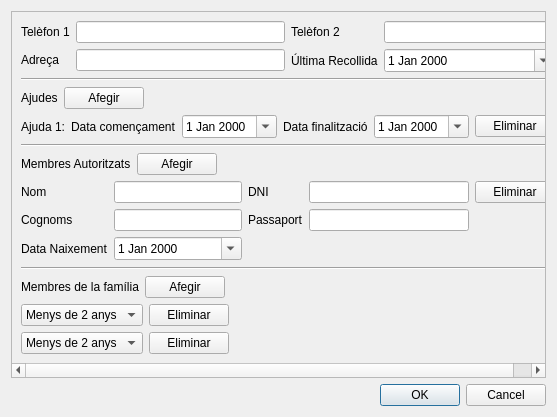
<?xml version="1.0" encoding="UTF-8"?>
<ui version="4.0">
 <class>Dialog</class>
 <widget class="QDialog" name="Dialog">
  <property name="geometry">
   <rect>
    <x>0</x>
    <y>0</y>
    <width>557</width>
    <height>417</height>
   </rect>
  </property>
  <property name="windowTitle">
   <string>Dialog</string>
  </property>
  <layout class="QVBoxLayout" name="verticalLayout_2">
   <item>
    <widget class="QScrollArea" name="scrollArea">
     <property name="widgetResizable">
      <bool>true</bool>
     </property>
     <widget class="QWidget" name="scrollAreaWidgetContents">
      <property name="geometry">
       <rect>
        <x>0</x>
        <y>0</y>
        <width>537</width>
        <height>368</height>
       </rect>
      </property>
      <layout class="QVBoxLayout" name="verticalLayout_5">
       <item>
        <layout class="QHBoxLayout" name="horizontalLayout_5">
         <item>
          <layout class="QFormLayout" name="formLayout_3">
           <item row="0" column="0">
            <widget class="QLabel" name="label_9">
             <property name="text">
              <string>Telèfon 1</string>
             </property>
            </widget>
           </item>
           <item row="0" column="1">
            <widget class="QLineEdit" name="lineEdit_7"/>
           </item>
           <item row="1" column="0">
            <widget class="QLabel" name="label_8">
             <property name="text">
              <string>Adreça</string>
             </property>
            </widget>
           </item>
           <item row="1" column="1">
            <widget class="QLineEdit" name="lineEdit_5"/>
           </item>
          </layout>
         </item>
         <item>
          <layout class="QFormLayout" name="formLayout_4">
           <item row="0" column="0">
            <widget class="QLabel" name="label_10">
             <property name="text">
              <string>Telèfon 2</string>
             </property>
            </widget>
           </item>
           <item row="0" column="1">
            <widget class="QLineEdit" name="lineEdit_6"/>
           </item>
           <item row="1" column="0">
            <widget class="QLabel" name="label_15">
             <property name="text">
              <string>Última Recollida</string>
             </property>
            </widget>
           </item>
           <item row="1" column="1">
            <widget class="QDateEdit" name="dateEdit_4">
             <property name="calendarPopup">
              <bool>true</bool>
             </property>
            </widget>
           </item>
          </layout>
         </item>
        </layout>
       </item>
       <item>
        <widget class="Line" name="line">
         <property name="orientation">
          <enum>Qt::Horizontal</enum>
         </property>
        </widget>
       </item>
       <item>
        <layout class="QHBoxLayout" name="horizontalLayout_9">
         <item>
          <widget class="QLabel" name="label_11">
           <property name="text">
            <string>Ajudes</string>
           </property>
          </widget>
         </item>
         <item>
          <widget class="QPushButton" name="pushButton_4">
           <property name="text">
            <string>Afegir</string>
           </property>
          </widget>
         </item>
         <item>
          <spacer name="horizontalSpacer_4">
           <property name="orientation">
            <enum>Qt::Horizontal</enum>
           </property>
           <property name="sizeHint" stdset="0">
            <size>
             <width>40</width>
             <height>20</height>
            </size>
           </property>
          </spacer>
         </item>
        </layout>
       </item>
       <item>
        <layout class="QHBoxLayout" name="horizontalLayout_10">
         <item>
          <widget class="QLabel" name="label_14">
           <property name="text">
            <string>Ajuda 1:</string>
           </property>
          </widget>
         </item>
         <item>
          <widget class="QLabel" name="label_12">
           <property name="text">
            <string>Data començament</string>
           </property>
          </widget>
         </item>
         <item>
          <widget class="QDateEdit" name="dateEdit_2">
           <property name="calendarPopup">
            <bool>true</bool>
           </property>
          </widget>
         </item>
         <item>
          <widget class="QLabel" name="label_13">
           <property name="text">
            <string>Data finalització</string>
           </property>
          </widget>
         </item>
         <item>
          <widget class="QDateEdit" name="dateEdit_3">
           <property name="calendarPopup">
            <bool>true</bool>
           </property>
          </widget>
         </item>
         <item>
          <widget class="QPushButton" name="pushButton_5">
           <property name="text">
            <string>Eliminar</string>
           </property>
          </widget>
         </item>
        </layout>
       </item>
       <item>
        <widget class="Line" name="line_2">
         <property name="orientation">
          <enum>Qt::Horizontal</enum>
         </property>
        </widget>
       </item>
       <item>
        <layout class="QHBoxLayout" name="horizontalLayout">
         <item>
          <widget class="QLabel" name="label">
           <property name="text">
            <string>Membres Autoritzats</string>
           </property>
          </widget>
         </item>
         <item>
          <widget class="QPushButton" name="pushButton">
           <property name="text">
            <string>Afegir</string>
           </property>
          </widget>
         </item>
         <item>
          <spacer name="horizontalSpacer">
           <property name="orientation">
            <enum>Qt::Horizontal</enum>
           </property>
           <property name="sizeHint" stdset="0">
            <size>
             <width>40</width>
             <height>20</height>
            </size>
           </property>
          </spacer>
         </item>
        </layout>
       </item>
       <item>
        <layout class="QHBoxLayout" name="horizontalLayout_2">
         <item>
          <layout class="QFormLayout" name="formLayout">
           <item row="0" column="0">
            <widget class="QLabel" name="label_2">
             <property name="text">
              <string>Nom</string>
             </property>
            </widget>
           </item>
           <item row="0" column="1">
            <widget class="QLineEdit" name="lineEdit"/>
           </item>
           <item row="1" column="0">
            <widget class="QLabel" name="label_3">
             <property name="text">
              <string>Cognoms</string>
             </property>
            </widget>
           </item>
           <item row="1" column="1">
            <widget class="QLineEdit" name="lineEdit_3"/>
           </item>
           <item row="2" column="0">
            <widget class="QLabel" name="label_6">
             <property name="text">
              <string>Data Naixement</string>
             </property>
            </widget>
           </item>
           <item row="2" column="1">
            <widget class="QDateEdit" name="dateEdit">
             <property name="calendarPopup">
              <bool>true</bool>
             </property>
            </widget>
           </item>
          </layout>
         </item>
         <item>
          <layout class="QFormLayout" name="formLayout_2">
           <item row="0" column="0">
            <widget class="QLabel" name="label_4">
             <property name="text">
              <string>DNI</string>
             </property>
            </widget>
           </item>
           <item row="0" column="1">
            <widget class="QLineEdit" name="lineEdit_2"/>
           </item>
           <item row="1" column="0">
            <widget class="QLabel" name="label_5">
             <property name="text">
              <string>Passaport</string>
             </property>
            </widget>
           </item>
           <item row="1" column="1">
            <widget class="QLineEdit" name="lineEdit_4"/>
           </item>
          </layout>
         </item>
         <item>
          <layout class="QVBoxLayout" name="verticalLayout_3">
           <item>
            <widget class="QPushButton" name="pushButton_3">
             <property name="text">
              <string>Eliminar</string>
             </property>
            </widget>
           </item>
           <item>
            <spacer name="verticalSpacer">
             <property name="orientation">
              <enum>Qt::Vertical</enum>
             </property>
             <property name="sizeHint" stdset="0">
              <size>
               <width>20</width>
               <height>40</height>
              </size>
             </property>
            </spacer>
           </item>
          </layout>
         </item>
        </layout>
       </item>
       <item>
        <widget class="Line" name="line_3">
         <property name="orientation">
          <enum>Qt::Horizontal</enum>
         </property>
        </widget>
       </item>
       <item>
        <layout class="QHBoxLayout" name="horizontalLayout_3">
         <item>
          <widget class="QLabel" name="label_7">
           <property name="text">
            <string>Membres de la família</string>
           </property>
          </widget>
         </item>
         <item>
          <widget class="QPushButton" name="pushButton_2">
           <property name="text">
            <string>Afegir</string>
           </property>
          </widget>
         </item>
         <item>
          <spacer name="horizontalSpacer_2">
           <property name="orientation">
            <enum>Qt::Horizontal</enum>
           </property>
           <property name="sizeHint" stdset="0">
            <size>
             <width>40</width>
             <height>20</height>
            </size>
           </property>
          </spacer>
         </item>
        </layout>
       </item>
       <item>
        <layout class="QHBoxLayout" name="horizontalLayout_12">
         <item>
          <layout class="QVBoxLayout" name="verticalLayout">
           <item>
            <layout class="QHBoxLayout" name="horizontalLayout_4">
             <item>
              <widget class="QComboBox" name="comboBox">
               <item>
                <property name="text">
                 <string>Menys de 2 anys</string>
                </property>
               </item>
               <item>
                <property name="text">
                 <string>De 2 a 8 anys</string>
                </property>
               </item>
               <item>
                <property name="text">
                 <string>Més de 8 anys</string>
                </property>
               </item>
              </widget>
             </item>
             <item>
              <widget class="QPushButton" name="pushButton_6">
               <property name="text">
                <string>Eliminar</string>
               </property>
              </widget>
             </item>
            </layout>
           </item>
           <item>
            <layout class="QHBoxLayout" name="horizontalLayout_11">
             <item>
              <widget class="QComboBox" name="comboBox_2">
               <item>
                <property name="text">
                 <string>Menys de 2 anys</string>
                </property>
               </item>
               <item>
                <property name="text">
                 <string>De 2 a 8 anys</string>
                </property>
               </item>
               <item>
                <property name="text">
                 <string>Més de 8 anys</string>
                </property>
               </item>
              </widget>
             </item>
             <item>
              <widget class="QPushButton" name="pushButton_7">
               <property name="text">
                <string>Eliminar</string>
               </property>
              </widget>
             </item>
            </layout>
           </item>
          </layout>
         </item>
         <item>
          <spacer name="horizontalSpacer_3">
           <property name="orientation">
            <enum>Qt::Horizontal</enum>
           </property>
           <property name="sizeHint" stdset="0">
            <size>
             <width>40</width>
             <height>20</height>
            </size>
           </property>
          </spacer>
         </item>
        </layout>
       </item>
      </layout>
     </widget>
    </widget>
   </item>
   <item>
    <widget class="QDialogButtonBox" name="buttonBox">
     <property name="standardButtons">
      <set>QDialogButtonBox::Cancel|QDialogButtonBox::Ok</set>
     </property>
    </widget>
   </item>
  </layout>
 </widget>
 <resources/>
 <connections/>
</ui>
